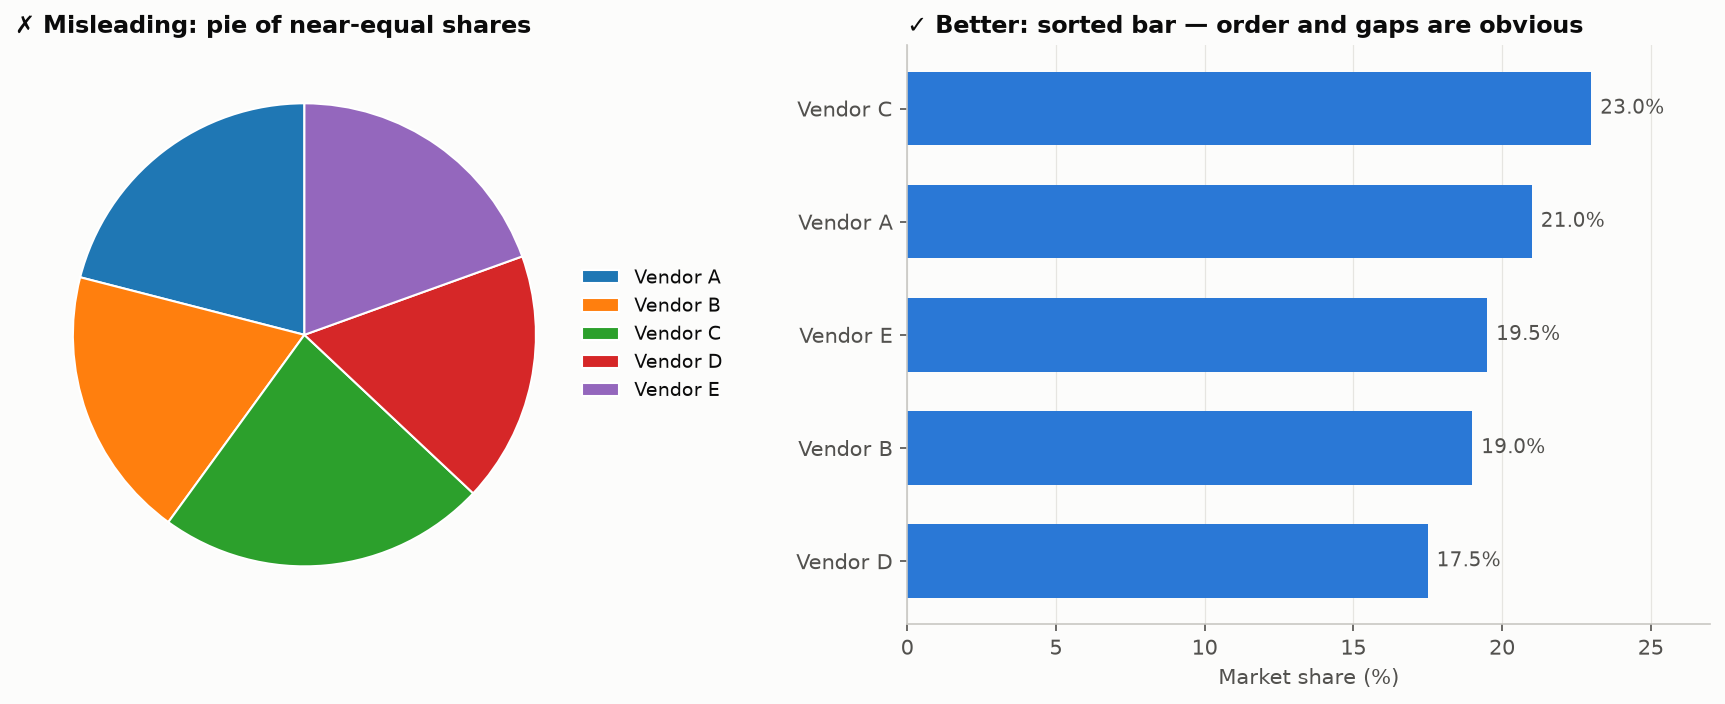

Generate this figure with Python:
"""
Pie of Close Values vs. Sorted Bar  -  family: Bad vs. good

DESIGN PURPOSE
People judge angles and areas much less accurately than lengths on a common
baseline. In a pie of near-equal slices you cannot rank them or see the
differences, and the many colors force the reader to keep looking back at the
legend.

WHEN TO USE
  - Use a sorted bar chart when the reader must compare or rank shares
  - Keep pies for a single dominant share or simple 2–3 part splits seen at a
    glance

AVOID WHEN
  - More than ~5 slices, or slices of similar size
  - Comparing the same breakdown across several pies
  - 3-D or exploded pies, which distort angles further

ALTERNATIVES
  - Sorted bar chart with direct labels
  - 100% stacked bar (to compare compositions across groups)
  - Waffle chart (for a single share)

EXAMPLE
Market share of five vendors with similar shares (18–23%).

Run:  python pie_close_values.py
"""
import sys
from pathlib import Path

import numpy as np
import pandas as pd
import matplotlib.pyplot as plt

# Library style: categorical colors in fixed order, recessive axes, hairline grid.
PALETTE = ["#2a78d6", "#eb6834", "#1baf7a", "#eda100",
           "#e87ba4", "#008300", "#6250d6", "#e34948"]
SEQ_CMAP = "Blues"      # sequential: one hue, light -> dark
DIV_CMAP = "RdBu_r"     # diverging: two opposite hues, neutral midpoint
GRAY = "#b8b7b1"        # de-emphasised marks
plt.rcParams.update({
    "figure.figsize": (8, 4.8), "figure.dpi": 110, "figure.facecolor": "#fcfcfb",
    "axes.facecolor": "#fcfcfb", "axes.edgecolor": "#c9c8c3", "axes.linewidth": 0.8,
    "axes.spines.top": False, "axes.spines.right": False,
    "axes.grid": True, "grid.color": "#e6e5e1", "grid.linewidth": 0.6, "axes.axisbelow": True,
    "axes.prop_cycle": plt.cycler(color=PALETTE),
    "axes.titlesize": 13, "axes.titleweight": "bold", "axes.titlelocation": "left",
    "axes.labelcolor": "#52514e", "xtick.color": "#52514e", "ytick.color": "#52514e",
    "text.color": "#0b0b0b", "font.size": 10, "lines.linewidth": 2,
    "legend.frameon": False,
})

# --- Example data ------------------------------------------------------------
df = pd.DataFrame({"vendor": ["Vendor A", "Vendor B", "Vendor C", "Vendor D", "Vendor E"],
                   "share": [21.0, 19.0, 23.0, 17.5, 19.5]})
df

# --- Plot --------------------------------------------------------------------
fig, (ax1, ax2) = plt.subplots(1, 2, figsize=(12, 4.8), gridspec_kw={"width_ratios": [1, 1.15]})

# Misleading: near-equal slices, legend lookup, no order.
ax1.pie(df["share"], labels=None, colors=plt.get_cmap("tab10").colors[:5], startangle=90,
        wedgeprops=dict(edgecolor="white", linewidth=1))
ax1.legend(df["vendor"], loc="center left", bbox_to_anchor=(0.95, 0.5), fontsize=9)
ax1.set_title("✗ Misleading: pie of near-equal shares", fontsize=11.5)

# Better: sorted bar, one color, direct labels.
d = df.sort_values("share")
ax2.barh(d["vendor"], d["share"], color=PALETTE[0], height=0.65)
for y, v in enumerate(d["share"]):
    ax2.text(v + 0.3, y, f"{v:.1f}%", va="center", fontsize=9.5, color="#52514e")
ax2.set_xlim(0, 27)
ax2.set_xlabel("Market share (%)")
ax2.grid(axis="y", visible=False)
ax2.set_title("✓ Better: sorted bar — order and gaps are obvious", fontsize=11.5)
fig.tight_layout()

# --- Save / show -------------------------------------------------------------
out = Path(__file__).with_name(Path(__file__).stem + ".png")
fig.savefig(out, dpi=150, bbox_inches="tight")
print(f"saved {out}")
if "--no-show" not in sys.argv:
    plt.show()
